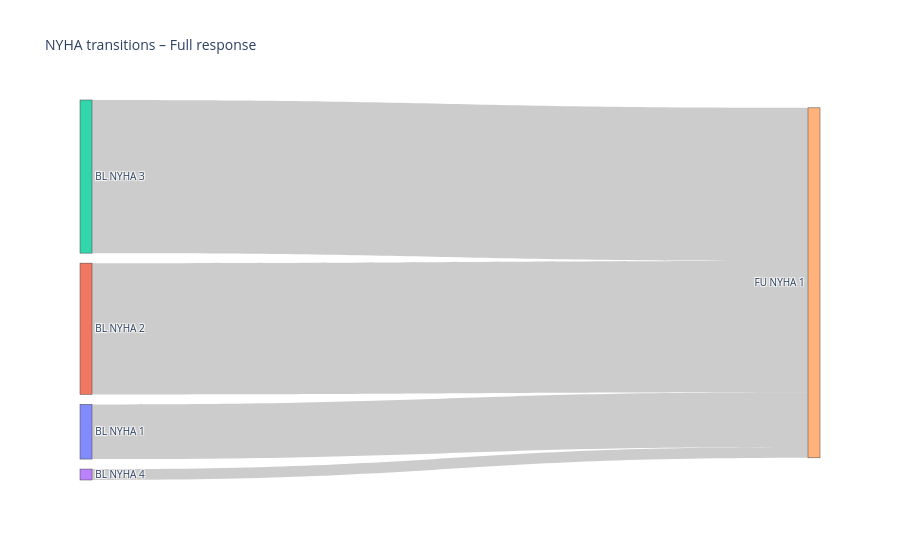
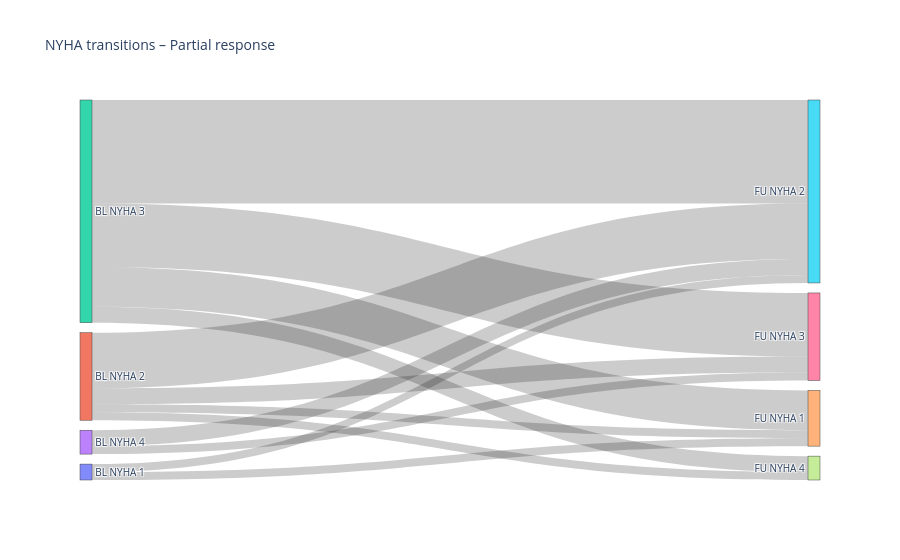
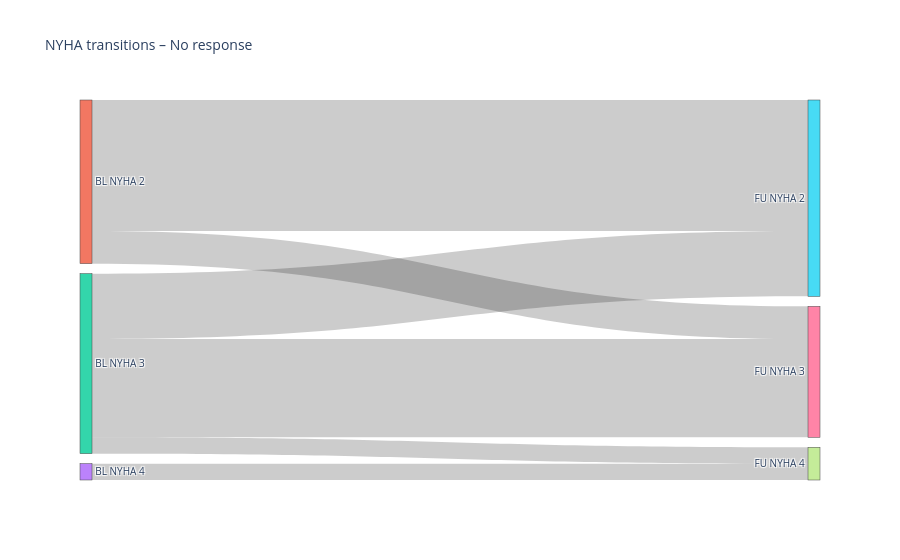

Here is the notebook cell these charts were saved with, in order:
### Code cell
import plotly.graph_objects as go

for g, g_name in groups.items():  # groups = {1:"Full response", 2:"Partial response", 3:"No response"}
    if g_name not in transitions:
        continue
    mat = transitions[g_name]

    sources = []
    targets = []
    values  = []

    # Nodes: 0–3 = BL NYHA I–IV, 4–7 = FU NYHA I–IV
    for bl in range(1, 5):
        for fu in range(1, 5):
            if bl in mat.index and fu in mat.columns:
                v = mat.loc[bl, fu]
                if v > 0:
                    sources.append(bl - 1)
                    targets.append(4 + fu - 1)
                    values.append(v)

    if not values:
        continue  # falls eine Gruppe keine Daten hat

    labels = [f"BL NYHA {i}" for i in range(1,5)] + [f"FU NYHA {i}" for i in range(1,5)]

    fig = go.Figure(data=[go.Sankey(
        node=dict(label=labels, pad=10, thickness=12),
        link=dict(source=sources, target=targets, value=values)
    )])
    fig.update_layout(title_text=f"NYHA transitions – {g_name}", font_size=10)
    fig.show()

### Figure 1 — Plotly figure (JSON) as saved in the notebook; plotly's stock layout.template omitted (floating-point values rounded to 4 significant figures)
{"data": [{"link": {"source": [0, 1, 2, 3], "target": [4, 4, 4, 4], "value": [5, 12, 14, 1]}, "node": {"label": ["BL NYHA 1", "BL NYHA 2", "BL NYHA 3", "BL NYHA 4", "FU NYHA 1", "FU NYHA 2", "FU NYHA 3", "FU NYHA 4"], "pad": 10, "thickness": 12}, "type": "sankey"}], "layout": {"autosize": true, "font": {"size": 10}, "title": {"text": "NYHA transitions – Full response"}}}

### Figure 2 — Plotly figure (JSON) as saved in the notebook; plotly's stock layout.template omitted (floating-point values rounded to 4 significant figures)
{"data": [{"link": {"source": [0, 0, 1, 1, 1, 1, 2, 2, 2, 2, 3, 3], "target": [4, 5, 4, 5, 6, 7, 4, 5, 6, 7, 5, 6], "value": [1, 1, 1, 7, 2, 1, 5, 13, 8, 2, 2, 1]}, "node": {"label": ["BL NYHA 1", "BL NYHA 2", "BL NYHA 3", "BL NYHA 4", "FU NYHA 1", "FU NYHA 2", "FU NYHA 3", "FU NYHA 4"], "pad": 10, "thickness": 12}, "type": "sankey"}], "layout": {"autosize": true, "font": {"size": 10}, "title": {"text": "NYHA transitions – Partial response"}}}

### Figure 3 — Plotly figure (JSON) as saved in the notebook; plotly's stock layout.template omitted (floating-point values rounded to 4 significant figures)
{"data": [{"link": {"source": [1, 1, 2, 2, 2, 3], "target": [5, 6, 5, 6, 7, 7], "value": [8, 2, 4, 6, 1, 1]}, "node": {"label": ["BL NYHA 1", "BL NYHA 2", "BL NYHA 3", "BL NYHA 4", "FU NYHA 1", "FU NYHA 2", "FU NYHA 3", "FU NYHA 4"], "pad": 10, "thickness": 12}, "type": "sankey"}], "layout": {"autosize": true, "font": {"size": 10}, "title": {"text": "NYHA transitions – No response"}}}
